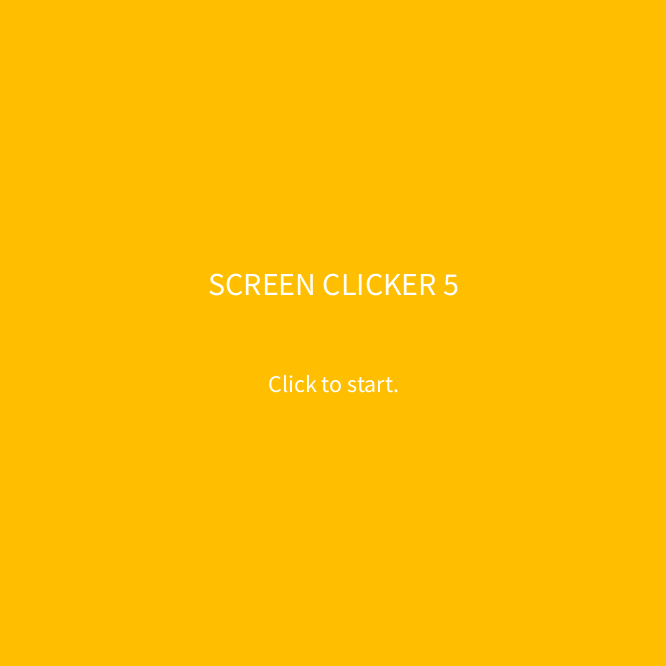
Frame 1 (no input)
Frame 60 (the mouse pressed at the canvas centre just before this capture): identical to frame 1, image omitted
Frame 120 (the mouse held since frame 60 and released just before this capture): identical to frame 1, image omitted

The Processing sketch that drew this single still picture (run headless with seeded random() and noise(); from frame 60 on, the mouse is pressed at the canvas centre):

// Processing sketch: enumDemo_251125a
// ── enumDemo_251125a.pde
// tuning
int clickSpeed = 60;

// persistent variables
GameState mode;
int lastClick = 0;
int clickCount = 0;

public enum GameState {
  TITLE, GAME, GAMEOVER
}

void setup(){
  size(666, 666);
  mode = GameState.TITLE;
  textAlign(CENTER, CENTER);
  textSize(32);
  noStroke();
}

void draw(){
  String bigText = "";
  String littleText = "";
  int framesSinceLastClick = frameCount - lastClick;
  
  switch(mode){
    case TITLE:
      background(#ffbf00);
      fill(255);
      bigText = "SCREEN CLICKER 5";
      littleText = "Click to start.";
      break;
      
    case GAME:
      background(255);
      fill(#aa0000);
      rect(0, 0, width - width * (framesSinceLastClick / float(clickSpeed)), 50);
      fill(0);
      bigText = "It's been " + framesSinceLastClick + " frames since your last click.";
      littleText = "Click! You've clicked " + clickCount + " times.";
      if(framesSinceLastClick > clickSpeed){
        mode = GameState.GAMEOVER;
      }
      break;
      
    case GAMEOVER:
      background(0);
      fill(255);
      bigText = "GAME OVER";
      littleText = "Click to return to title.";
      break;
  }
  
  textSize(32);
  text(bigText, width/2, height/2 - 50);
  textSize(24);
  text(littleText, width/2, height/2 + 50);
}

void mouseClicked(){
  lastClick = frameCount;
  clickCount++;
  
  switch(mode){
    case TITLE:
      mode = GameState.GAME;
      break;
      
    case GAME:
      break;
      
    case GAMEOVER:
      mode = GameState.TITLE;
      clickCount = 0;
      break;
  }
}
